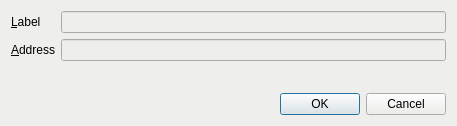
<?xml version="1.0" encoding="UTF-8"?>
<ui version="4.0">
 <class>EditAddressDialog</class>
 <widget class="QDialog" name="EditAddressDialog">
  <property name="geometry">
   <rect>
    <x>0</x>
    <y>0</y>
    <width>457</width>
    <height>126</height>
   </rect>
  </property>
  <property name="windowTitle">
   <string>Edit Address</string>
  </property>
  <property name="styleSheet">
   <string notr="true">background-color: rgb(238, 238, 236);</string>
  </property>
  <layout class="QVBoxLayout" name="verticalLayout">
   <item>
    <layout class="QFormLayout" name="formLayout">
     <property name="fieldGrowthPolicy">
      <enum>QFormLayout::AllNonFixedFieldsGrow</enum>
     </property>
     <item row="0" column="0">
      <widget class="QLabel" name="label">
       <property name="text">
        <string>&amp;Label</string>
       </property>
       <property name="buddy">
        <cstring>labelEdit</cstring>
       </property>
      </widget>
     </item>
     <item row="0" column="1">
      <widget class="QLineEdit" name="labelEdit">
       <property name="toolTip">
        <string>The label associated with this address list entry</string>
       </property>
      </widget>
     </item>
     <item row="1" column="0">
      <widget class="QLabel" name="label_2">
       <property name="text">
        <string>&amp;Address</string>
       </property>
       <property name="buddy">
        <cstring>addressEdit</cstring>
       </property>
      </widget>
     </item>
     <item row="1" column="1">
      <widget class="QValidatedLineEdit" name="addressEdit">
       <property name="toolTip">
        <string>The address associated with this address list entry. This can only be modified for sending addresses.</string>
       </property>
      </widget>
     </item>
    </layout>
   </item>
   <item>
    <widget class="QDialogButtonBox" name="buttonBox">
     <property name="orientation">
      <enum>Qt::Horizontal</enum>
     </property>
     <property name="standardButtons">
      <set>QDialogButtonBox::Cancel|QDialogButtonBox::Ok</set>
     </property>
    </widget>
   </item>
  </layout>
 </widget>
 <customwidgets>
  <customwidget>
   <class>QValidatedLineEdit</class>
   <extends>QLineEdit</extends>
   <header>qvalidatedlineedit.h</header>
  </customwidget>
 </customwidgets>
 <resources/>
 <connections>
  <connection>
   <sender>buttonBox</sender>
   <signal>accepted()</signal>
   <receiver>EditAddressDialog</receiver>
   <slot>accept()</slot>
   <hints>
    <hint type="sourcelabel">
     <x>20</x>
     <y>20</y>
    </hint>
    <hint type="destinationlabel">
     <x>20</x>
     <y>20</y>
    </hint>
   </hints>
  </connection>
  <connection>
   <sender>buttonBox</sender>
   <signal>rejected()</signal>
   <receiver>EditAddressDialog</receiver>
   <slot>reject()</slot>
   <hints>
    <hint type="sourcelabel">
     <x>20</x>
     <y>20</y>
    </hint>
    <hint type="destinationlabel">
     <x>20</x>
     <y>20</y>
    </hint>
   </hints>
  </connection>
 </connections>
</ui>
